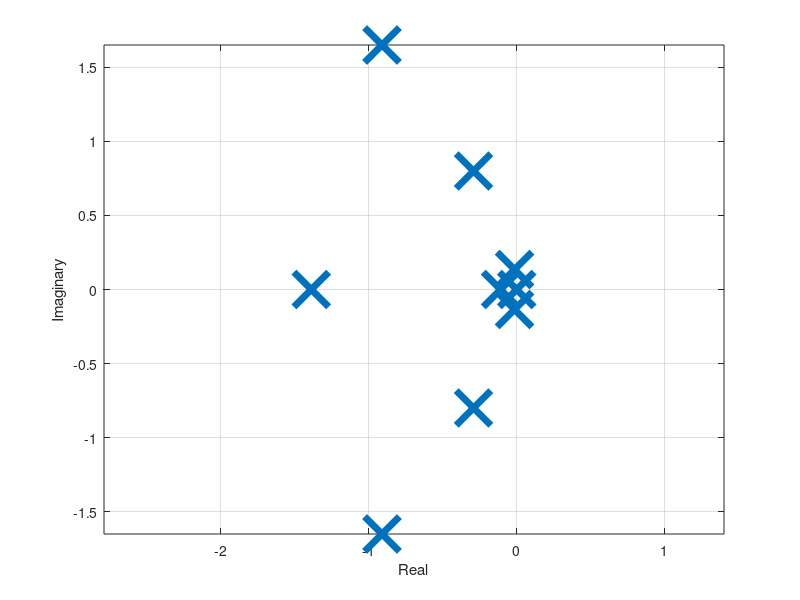

MATLAB code for this plot:
%Christopher Lum
%lum@uw.edu
%
%Look at pole locations

%Version History
%02/07/22: Created

clear
clc
close all

%Load the full linear model
temp = load('linear_model_straight_level.mat');
A = temp.A;
B = temp.B;

disp('A matrix')
disp(A)

disp('B matrix')
disp(B)

lambda = eig(A);

figure
plot(real(lambda),imag(lambda),'x','MarkerSize',25,'LineWidth',5)
grid on
xlabel('Real')
ylabel('Imaginary')
axis('equal')

disp('FINISHED')
